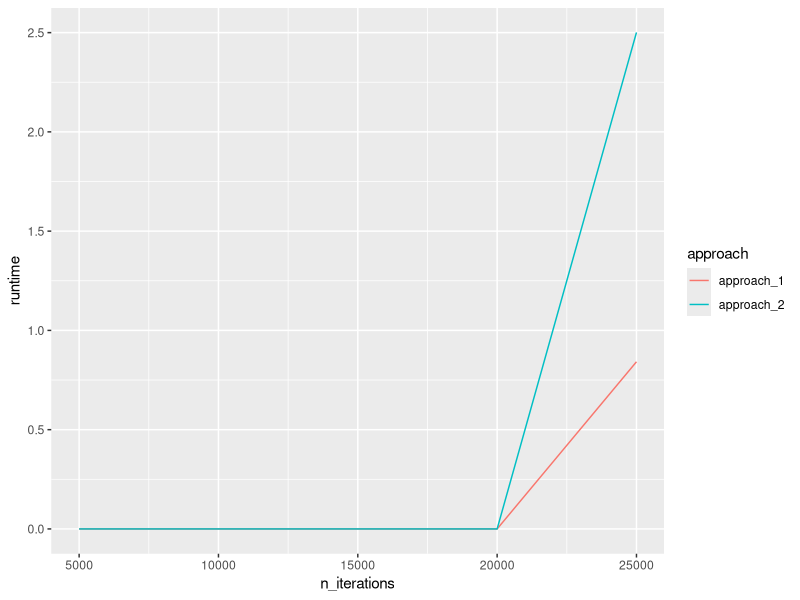

Source code (R):
## ---- chunk 1
library(tidyverse)
library(ggplot2)
library(dplyr)
library(knitr)
## ---- chunk 2
x <- 1:10
y <- 11:20
z <- NULL
for (i in 1:length(x)){
  z <- c(z, x[i] + y[i])
}
z
## ---- chunk 3
x <- 1:10
y <- 11:20
z <- vector(mode = "double", length=10)
for (i in 1:length(x)){
  z[i] <- x[i] + y[i]
}
z
## ---- chunk 4
?system.time()
## ---- chunk 5
# for approach one:
system.time(for (i in 1:length(x)){
  z <- c(z, x[i] + y[i])
})

# for approach two:
system.time(for (i in 1:length(x)){
  z[i] <- x[i] + y[i]
})
## ---- chunk 6
# ended up using the "possible solution" code to help me do this...

n_iterations <- (1:5)*5000
approach_1 <- vector("double", length(n_iterations))
approach_2 <- vector("double", length(n_iterations))

# for approach one:
for(i in length(n_iterations)){ 
  n <- n_iterations[i]
  z <- NULL
  approach_1[i] <- system.time(for (j in 1:n){
  z <- c(z, 1)
  })[3]
}

# for approach two:
for(i in length(n_iterations)){ 
  n <- n_iterations[i]
  z <- vector(mode = "double", length=n)
  approach_2[i] <- system.time(for (j in 1:n){
  z <- c(z, 1)
  })[3]
}

# graphing these
tibble(n_iterations, approach_1, approach_2) |>
  pivot_longer(2:3, names_to = "approach", values_to = "runtime") |>
  ggplot(aes(x=n_iterations, y=runtime, color=approach)) +
  geom_line()
